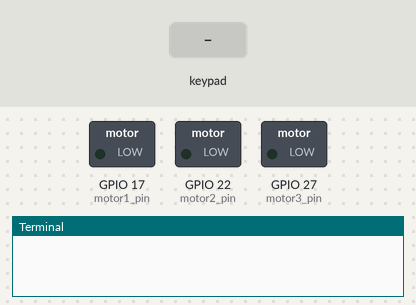
The program below on a simulated Raspberry Pi (BCM pin numbers). Parts: switched loads named in the program (green lamp = pin HIGH), the last lines printed to the terminal. Dashed ring = blinking. Inputs (shaded band) come from the test bench. Pins used as bus, display or sensor lines are not drawn.

Above: at 1.2 s.
1.3 s: keypad keys 1 2 pressed 0.4 s apart
At 2.0 s:
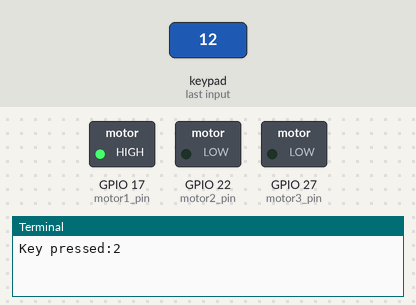
4.5 s: key '4' pressed
At 5.2 s:
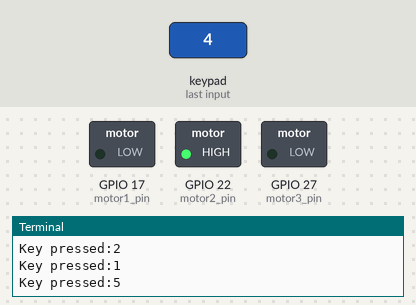
6.9 s: key '9' pressed
At 7.6 s:
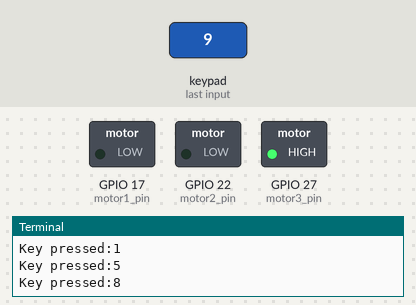
Timing chart, 0 to 9.9 s (numbered marks = the images above; inputs shaded):
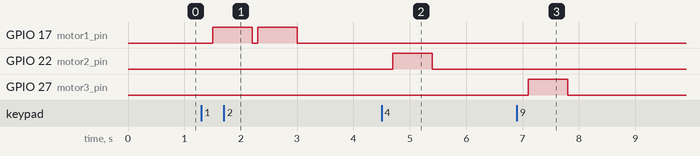

Measured:
- after the input at 1.3 s, GPIO 17 (motor1_pin): alternates HIGH for 0.70 s and LOW for 0.10 s, 4 changes in all, then stays LOW, starting after 0.20 s
- after the input at 4.5 s, GPIO 22 (motor2_pin): LOW → HIGH after 0.20 s, → LOW 0.70 s later
- after the input at 6.9 s, GPIO 27 (motor3_pin): LOW → HIGH after 0.20 s, → LOW 0.70 s later

The program:

otomat.py
```python
import RPi.GPIO as GPIO
import time
GPIO.setmode(GPIO.BCM)
#keypad pinlerini ayarla
ROW=[5, 13, 6, 19]
COL=[21, 20, 16, 12]

#giriş pinlerini ayarla
for pin in ROW:

    GPIO.setup(pin, GPIO.IN, pull_up_down=GPIO.PUD_UP)
#output pinlerini ayarla
for pin in COL:
    GPIO.setup(pin,GPIO.OUT)
#keypad matrix'ini oluştur.
KEYS= [
    ['1', '2', '3', 'A'],
    ['4', '5', '6', 'B'],
    ['7', '8', '9', 'C'],
    ['*', '0', '#', 'D']
    ]
#motor pinlerini ayarla
motor1_pin = 17
motor2_pin = 22
motor3_pin = 27
#gecikme
DELAY= 0.1
#keypad fonksiyonunu oluştur.
def get_key():
    #columnları output low olarak ayarlamak
    for pin in COL:
        GPIO.output(pin, GPIO.LOW)
     #columnları output high olarak ayarlamak
    for j in range(len(COL)):
        GPIO.output(COL[j], GPIO.HIGH)

        #row pinini okumak
        for i in range(len(ROW)):
            if GPIO.input(ROW[i]) == 0:
                #butona  basıldı
                #butonu bırakmayı beklemek
                while GPIO.input(ROW[i]) == 0:
                    time.sleep(DELAY)
                #fonksiyon sonucunu dışa döndür
                return KEYS[i][j]
        #column low
        GPIO.output(COL[j], GPIO.LOW)
    #hiçbir butona basılmadığında none
    return None

# GPIO pinlerini output olarak ayarla

GPIO.setup(motor1_pin, GPIO.OUT)
GPIO.setup(motor2_pin, GPIO.OUT)
GPIO.setup(motor3_pin, GPIO.OUT)
#motor çalıştırma fonksiyonu
def start_motor(motor_pin):

  GPIO.output(motor_pin, GPIO.HIGH)
 # motor durdurma fonksiyonu
def stop_motor(motor_pin):

  GPIO.output(motor_pin, GPIO.LOW)

#motoru basılan butona göre ayarla
def run_motor_based_on_key(key):
    if key in KEYS[0]:
        motor_pin=motor1_pin
        start_motor(motor_pin)
        time.sleep(0.7)
        stop_motor(motor_pin)
    elif key in KEYS[1]:
        motor_pin=motor2_pin
        start_motor(motor_pin)
        time.sleep(0.7)
        stop_motor(motor_pin)
    elif key in KEYS[2]:
        motor_pin=motor3_pin
        start_motor(motor_pin)
        time.sleep(0.7)
        stop_motor(motor_pin)
    else:
        motor_pin=motor3_pin
    stop_motor(motor_pin)
#ana döngü
while True:
    key=get_key()
    if key:
        print(f'Key pressed:{key}')
        run_motor_based_on_key(key)
```
